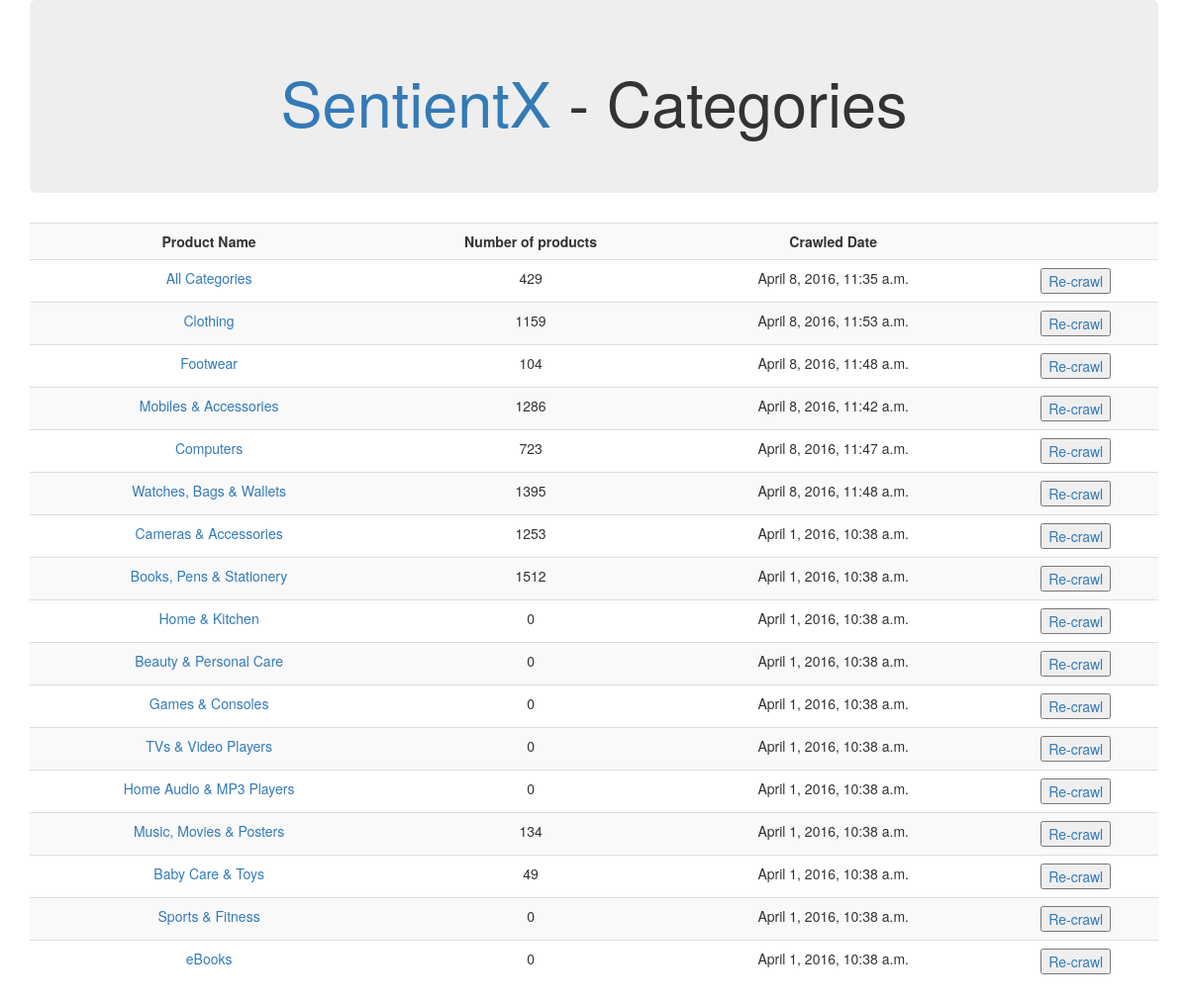
/crawler/categories, run on the app's committed database.
### crawler/models.py (models this page shows)
class Category(models.Model):
	name = models.CharField(max_length=100)
	sid = models.CharField(max_length=10)
	link = models.URLField()
	crawled_date = models.DateTimeField(auto_now_add=True)
	total = models.SmallIntegerField(default = 1500)

### crawler/views.py (the view)
# urls.py: url(r'crawler/categories', 'crawler.views.categories', name='categories'),
def categories(request):
	context = RequestContext(request, {'request': request, 'data': render_categories()})
	return render_to_response('crawler/category.html', context_instance=context)

### crawler/api.py (called while the page is built)
def render_category(category):
	return {
		'link': "/crawler/products/"+str(category.id),
		'name': category.name,
		'relink': "/crawler/crawl/category/"+str(category.id),
		'date': category.crawled_date,
		'total': len(Product.objects.filter(category= category))
	}

def render_categories():
	response = []
	for cat in Category.objects.all():
		response.append(render_category(cat))
	return response

### crawler/templates/crawler/category.html (shortened to what this page needs)
<!DOCTYPE html>
<html lang="en">
<head>
  <link rel="stylesheet" href="http://maxcdn.bootstrapcdn.com/bootstrap/3.3.6/css/bootstrap.min.css">
</head>
<body>
<div class="container">
  <div class="jumbotron center">
    <h1><a href="/">SentientX</a> - Categories</h1>
  </div>
<table class="table table-striped">
<tr>
<th style="text-align: center;"> Product Name</th>
<th style="text-align: center;"> Number of products</th>
<th style="text-align: center;"> Crawled Date</th>
<th ></th>
</tr>
{% for choice in data %}
    <tr >
    <td><a href="{{choice.link}}">{{ choice.name }} </a></td>
    <td >{{choice.total}}</td>
    <td > {{choice.date}}</td>
    <td >  <a href = "{{choice.relink}}" > <button type="button">Re-crawl</button>  </a> </td>
    </tr>
{% endfor %}
</div>
</body>
</html>

### crawler/templates/crawler/category.html (style rules this page uses)
th { text-align: center; }
td { text-align: center; }
.center { text-align: center; }

### data on the page
Category: name "All Categories", date "April 8, 2016, 11:35 a.m."
Category: name "Clothing", date "April 8, 2016, 11:53 a.m."
Category: name "Footwear", date "April 8, 2016, 11:48 a.m."
Category: name "Mobiles & Accessories", date "April 8, 2016, 11:42 a.m."
Category: name "Computers", date "April 8, 2016, 11:47 a.m."
Category: name "Watches, Bags & Wallets", date "April 8, 2016, 11:48 a.m."
Category: name "Cameras & Accessories", date "April 1, 2016, 10:38 a.m."
Category: name "Books, Pens & Stationery", date "April 1, 2016, 10:38 a.m."
Category: name "Home & Kitchen", date "April 1, 2016, 10:38 a.m."
Category: name "Beauty & Personal Care", date "April 1, 2016, 10:38 a.m."
Category: name "Games & Consoles", date "April 1, 2016, 10:38 a.m."
Category: name "TVs & Video Players", date "April 1, 2016, 10:38 a.m."
Category: name "Home Audio & MP3 Players", date "April 1, 2016, 10:38 a.m."
Category: name "Music, Movies & Posters", date "April 1, 2016, 10:38 a.m."
Category: name "Baby Care & Toys", date "April 1, 2016, 10:38 a.m."
Category: name "Sports & Fitness", date "April 1, 2016, 10:38 a.m."
Category: name "eBooks", date "April 1, 2016, 10:38 a.m."

### other printed values
{{ choice.total }} "429" "1159" "104" "1286" "723" "1395" "1253" "1512" "0" "0" "0" "0" "0" "134" "49" "0" "0"
